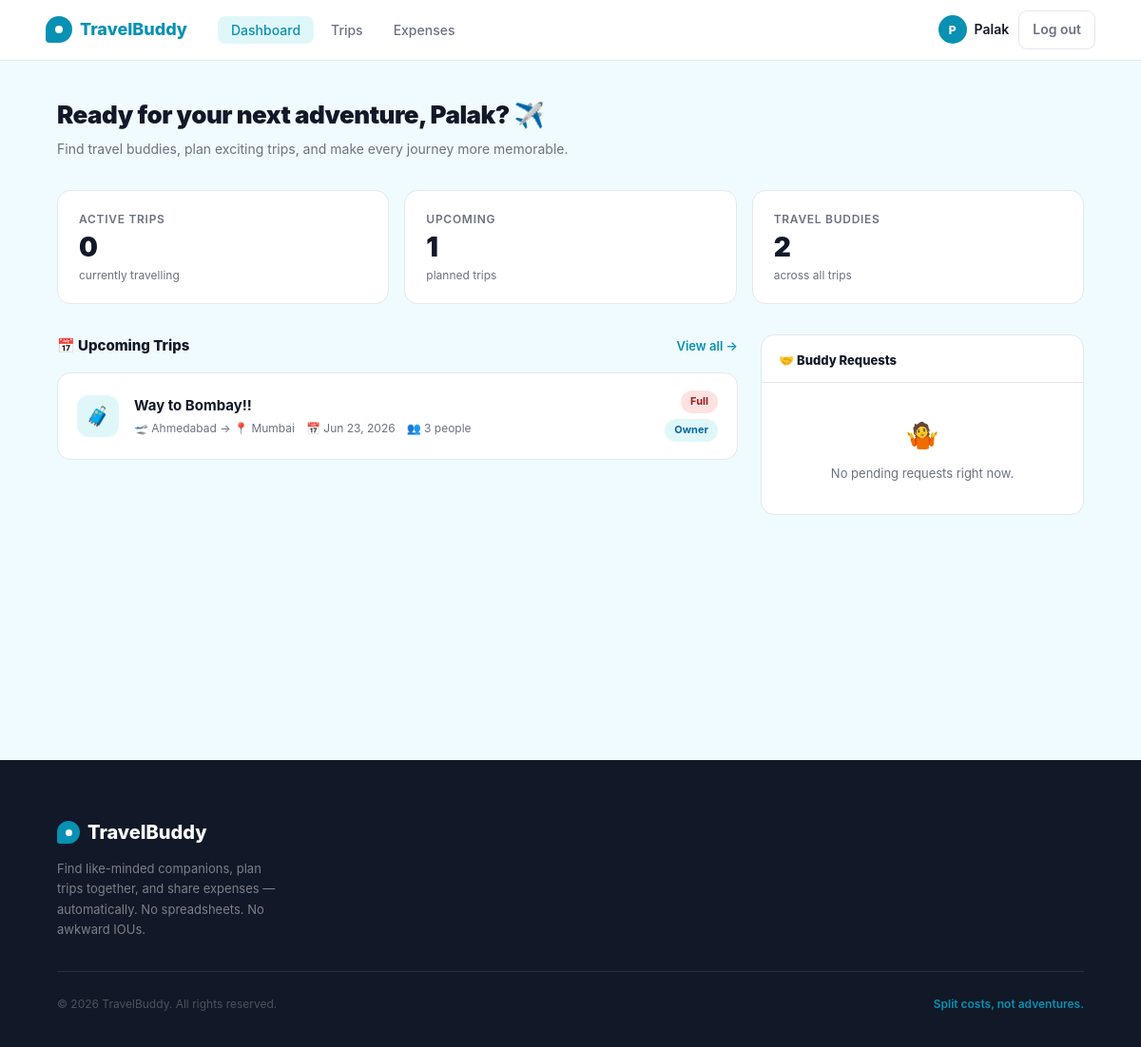
The app's page /dashboard (signed in), older data.
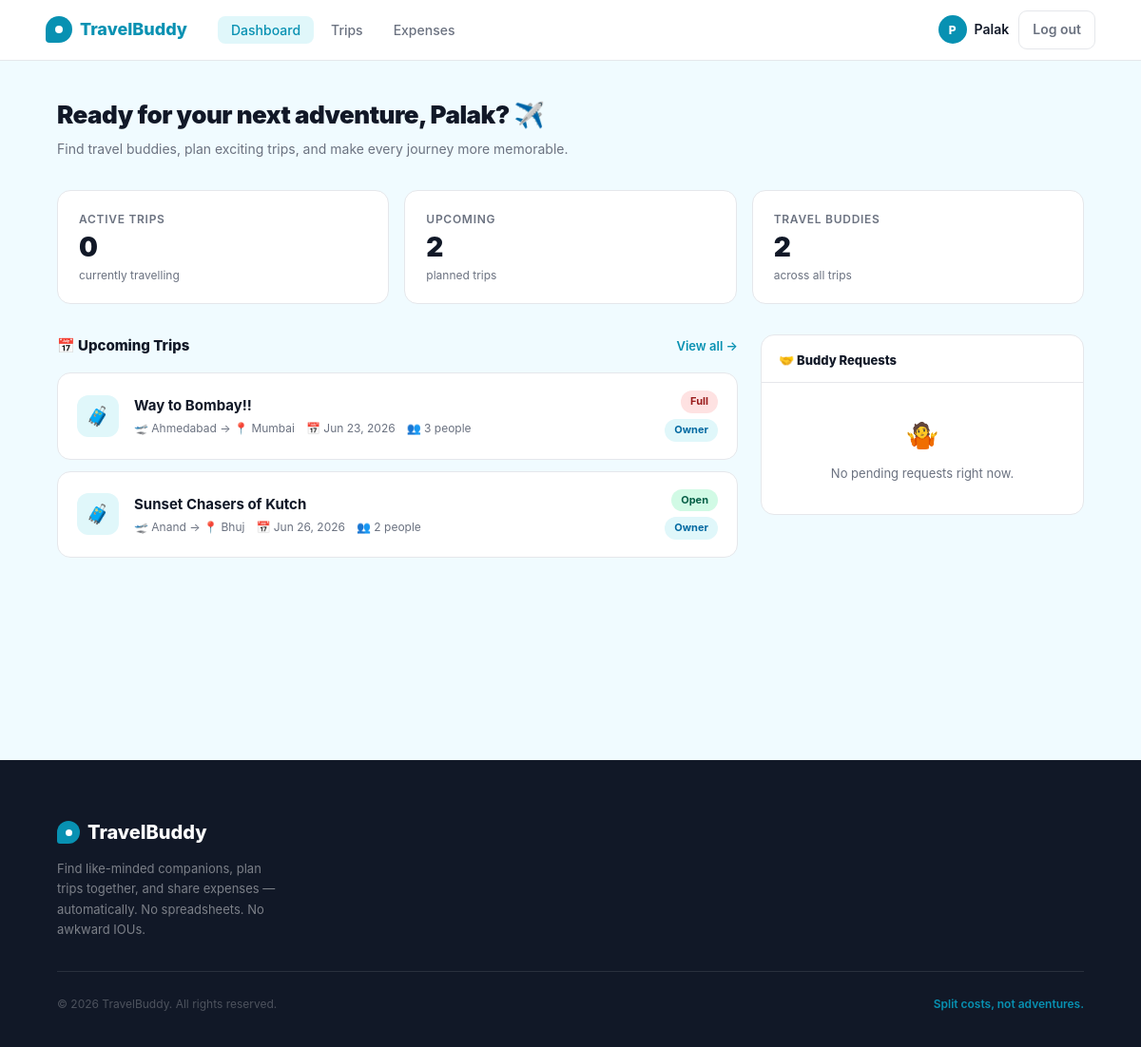
The same page, newer data.
### app/models.py (models this page shows, shortened)
class Trip(db.Model):
    __tablename__ = 'trips'
    __table_args__ = (
        db.Index('ix_trips_owner_status', 'owner_id', 'status'),
        db.Index('ix_trips_public_start', 'is_public', 'start_date'),
    )
    id          = db.Column(db.Integer, primary_key=True)
    owner_id    = db.Column(db.Integer, db.ForeignKey('users.id'), nullable=False)
    title       = db.Column(db.String(150), nullable=False)
    destination = db.Column(db.String(150), nullable=False)
    departure_city = db.Column(db.String(100), default='')
    start_date  = db.Column(db.Date, nullable=False)
    end_date    = db.Column(db.Date, nullable=False)
    description = db.Column(db.Text, default='')
    budget_min  = db.Column(db.Float, default=0)
    budget_max  = db.Column(db.Float, default=0)
    max_members = db.Column(db.Integer, default=4)
    status      = db.Column(db.String(20), default='OPEN')
    join_deadline           = db.Column(db.DateTime, nullable=True)
    open_roster             = db.Column(db.Boolean, default=False, nullable=False,
                                        server_default='0')
    confirmation_deadline   = db.Column(db.DateTime, nullable=True)
    confirmation_started_at = db.Column(db.DateTime, nullable=True)
    cancelled_at            = db.Column(db.DateTime, nullable=True)
    is_public   = db.Column(db.Boolean, default=True)
    created_at  = db.Column(db.DateTime, default=lambda: datetime.now(timezone.utc))
    owner    = db.relationship('User', back_populates='owned_trips')
    members  = db.relationship('TripMember', back_populates='trip', lazy='dynamic',
                               cascade='all, delete-orphan')
    expenses = db.relationship('Expense', back_populates='trip', lazy='dynamic',
                               cascade='all, delete-orphan')
    def is_open(self):
        return self.status and self.status.upper() == 'OPEN'
    def is_active(self):
        return self.status and self.status.upper() == 'ACTIVE'
    def is_completed(self):
        return self.status and self.status.upper() == 'COMPLETED'
    def is_cancelled(self):
        return self.status and self.status.upper() == 'CANCELLED'
    @property
    def status_label(self):
        return {
            'OPEN': 'Open',
            'AWAITING_CONFIRMATION': 'Awaiting Confirmation',
            'CONFIRMED': 'Confirmed',
            'ACTIVE': 'Active',
            'COMPLETED': 'Completed',
            'CANCELLED': 'Cancelled',
        }.get(self.status.upper() if self.status else '', 'Unknown')
    def member_count(self):
        return self.members.filter_by(status='accepted').count() + 1  # +1 for owner
    def is_full(self):
        return self.member_count() >= self.max_members
    def total_spent(self):
        return round(sum(e.amount for e in self.expenses), 2)
    def your_share(self, user_id):
        mc = self.member_count()
        return round(self.total_spent() / mc, 2) if mc else 0.0
    def balance_for(self, user_id):
        paid = sum(e.amount for e in self.expenses.filter_by(paid_by_id=user_id))
        share = self.your_share(user_id)
        return round(paid - share, 2)

### app/dashboard/routes.py (the view)
@dashboard.route('/dashboard')
@login_required
def index():
    active_trips   = current_user.get_active_trips()
    upcoming_trips = current_user.get_upcoming_trips()
    pending_reqs   = current_user.get_pending_requests()
    net_balance    = current_user.get_total_balance()
    all_trip_ids = current_user._all_trip_ids()
    recent_expenses = (Expense.query
                       .filter(Expense.trip_id.in_(all_trip_ids))
                       .order_by(Expense.created_at.desc())
                       .limit(5)
                       .all()) if all_trip_ids else []
    total_trips    = len(active_trips) + len(upcoming_trips)
    total_buddies  = _count_unique_buddies(current_user)
    trips_for_card = (active_trips + upcoming_trips)[:6]
    return render_template('dashboard/index.html',
        active_trips=active_trips,
        upcoming_trips=upcoming_trips,
        pending_reqs=pending_reqs,
        recent_expenses=recent_expenses,
        net_balance=net_balance,
        total_trips=total_trips,
        total_buddies=total_buddies,
        trips_for_card=trips_for_card,
        today=date.today()
    )

### app/dashboard/routes.py (called while the page is built)
def _count_unique_buddies(user):
    all_trip_ids = user._all_trip_ids()
    if not all_trip_ids:
        return 0
    member_user_ids = {
        m.user_id
        for m in TripMember.query.filter(
            TripMember.trip_id.in_(all_trip_ids),
            TripMember.status == 'accepted',
            TripMember.user_id != user.id
        ).all()
    }
    owner_ids = {
        t.owner_id
        for t in Trip.query.filter(
            Trip.id.in_(all_trip_ids),
            Trip.owner_id != user.id
        ).all()
    }
    return len(member_user_ids | owner_ids)

### app/models.py (called while the page is built)
@login_manager.user_loader
def load_user(user_id):
    return db.session.get(User, int(user_id))

    def get_active_trips(self):
        owned = Trip.query.filter_by(owner_id=self.id, status='ACTIVE').all()
        joined = (
            Trip.query
            .join(TripMember, TripMember.trip_id == Trip.id)
            .filter(
                TripMember.user_id == self.id,
                TripMember.status == 'accepted',
                Trip.status == 'ACTIVE',
                Trip.owner_id != self.id
            )
            .all()
        )
        return owned + joined

### app/templates/dashboard/index.html (shortened to what the changed rows need)
{% extends "base.html" %}
{% block content %}
<div class="dashboard">
  <div class="dashboard-inner">
    <div class="dash-header">
      <div>
        <h1 class="dash-greeting">
          Ready for your next adventure, {{ current_user.name.split()[0] }}? ✈️
        </h1>
      </div>
    </div>
    <div class="stat-row">
      <div class="stat-card">
        <div class="stat-label">Upcoming</div>
        <div class="stat-value">{{ upcoming_trips | length }}</div>
        <div class="stat-sub">planned trips</div>
      </div>
    </div>
    <div class="dash-grid">
      <div class="left-col">
        <div class="trips-section">
          <div class="trip-cards">
            {% if upcoming_trips %}
              {% for trip in upcoming_trips %}
              <div class="trip-card">
                <div class="trip-icon">🧳</div>
                <div class="trip-info">
                  <div class="trip-name">{{ trip.title }}</div>
                  <div class="trip-meta">
                    <span>🛫 {% if trip.departure_city %}{{ trip.departure_city }}{% else %}—{% endif %} → 📍 {{ trip.destination }}</span>
                    <span>📅 {{ trip.start_date.strftime('%b %d, %Y') }}</span>
                    <span>👥 {{ trip.member_count() }} people</span>
                  </div>
                </div>
                <div class="trip-right">
                  {% if trip.is_cancelled() %}
                    <span class="badge badge-join-closed">{{ trip.status_label }}</span>
                  {% elif trip.is_active() %}
                    <span class="badge badge-active">{{ trip.status_label }}</span>
                  {% elif trip.is_completed() %}
                    <span class="badge badge-completed">{{ trip.status_label }}</span>
                  {% elif trip.is_full() %}
                    <span class="badge badge-full">Full</span>
                  {% elif trip.is_open() %}
                    <span class="badge badge-open">{{ trip.status_label }}</span>
                  {% else %}
                    <span class="badge badge-upcoming">{{ trip.status_label }}</span>
                  {% endif %}
                  {% if trip.owner_id == current_user.id %}
                    <span class="badge badge-owner">Owner</span>
                  {% endif %}
                </div>
              </div>
              {% endfor %}
            {% endif %}
          </div>
        </div>
      </div>
    </div>
  </div>
</div>
{% endblock %}

Row changes from the older to the newer data that the page shows:
added Trip: title "Sunset Chasers of Kutch", departure_city "Anand", destination "Bhuj", start_date "Jun 26, 2026", member_count "2", status_label "Open", shows "Owner"
Text that changed along with them:
{{ upcoming_trips | length }}: "1" → "2"
